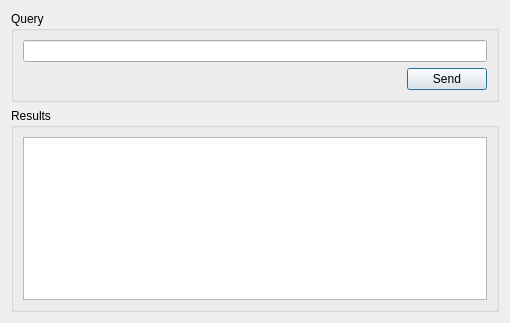
<?xml version="1.0" encoding="UTF-8"?>
<ui version="4.0">
 <class>ConceptualTesterDialog</class>
 <widget class="QDialog" name="ConceptualTesterDialog">
  <property name="geometry">
   <rect>
    <x>0</x>
    <y>0</y>
    <width>510</width>
    <height>323</height>
   </rect>
  </property>
  <property name="windowTitle">
   <string>ConceptualTester</string>
  </property>
  <layout class="QVBoxLayout" name="verticalLayout">
   <item>
    <widget class="QGroupBox" name="groupBox">
     <property name="title">
      <string>Query</string>
     </property>
     <layout class="QVBoxLayout" name="verticalLayout_2">
      <item>
       <widget class="QLineEdit" name="queryLineEdit"/>
      </item>
      <item>
       <layout class="QHBoxLayout" name="horizontalLayout_2">
        <item>
         <spacer name="horizontalSpacer_2">
          <property name="orientation">
           <enum>Qt::Horizontal</enum>
          </property>
          <property name="sizeHint" stdset="0">
           <size>
            <width>40</width>
            <height>20</height>
           </size>
          </property>
         </spacer>
        </item>
        <item>
         <widget class="QPushButton" name="sendPushButton">
          <property name="text">
           <string>Send</string>
          </property>
         </widget>
        </item>
       </layout>
      </item>
     </layout>
    </widget>
   </item>
   <item>
    <widget class="QGroupBox" name="groupBox_2">
     <property name="title">
      <string>Results</string>
     </property>
     <layout class="QVBoxLayout" name="verticalLayout_3">
      <item>
       <widget class="QTableWidget" name="resultsTableWidget"/>
      </item>
     </layout>
    </widget>
   </item>
  </layout>
 </widget>
 <resources>
  <include location="ConceptualTester.qrc"/>
 </resources>
 <connections/>
</ui>
